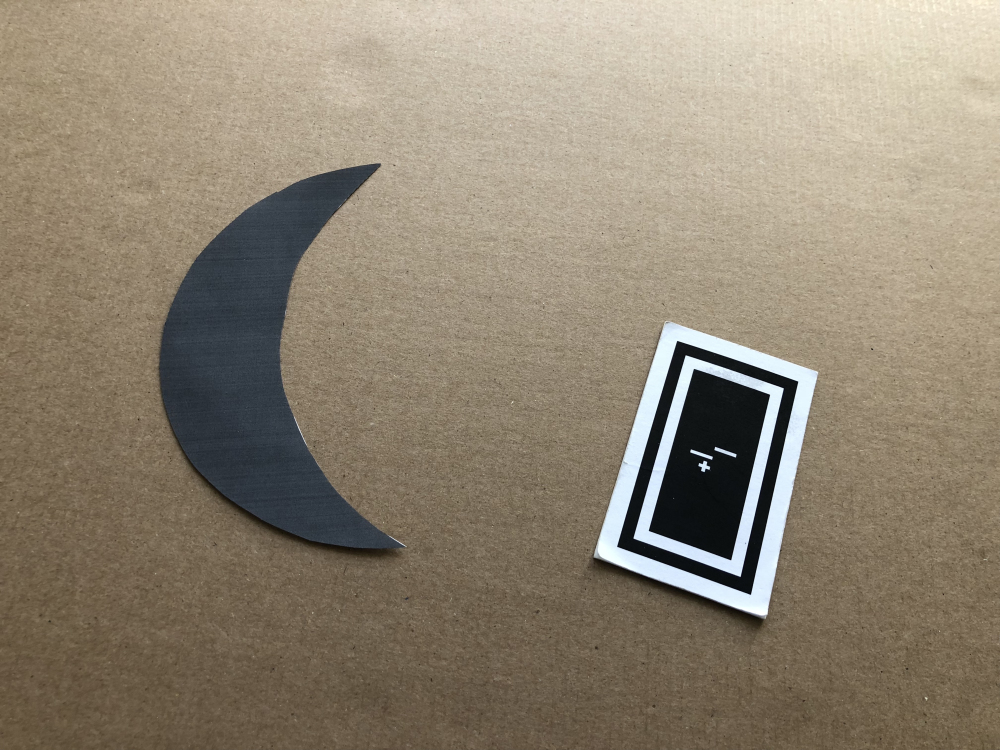
#> input picture crescent.png, 1000 x 750 px; the run also reads 1 picture not shown here
$ python contour.py   (older library calls are emulated)
#> lines starting #> are read from the running program, lines starting #| are printed output that depends on the picture; after the words box and inside, x2 and y2 are one past the last pixel; in counts of white or black regions, pixels touching at a corner belong together; long printed decimals are rounded
import cv2

# read image and pre-processing
image = cv2.imread("./crescent.png")
#> image is the input picture: shape (750, 1000, 3); mean B, G, R 114.4, 132.2, 143.4
gray = cv2.cvtColor(image, cv2.COLOR_BGR2GRAY)
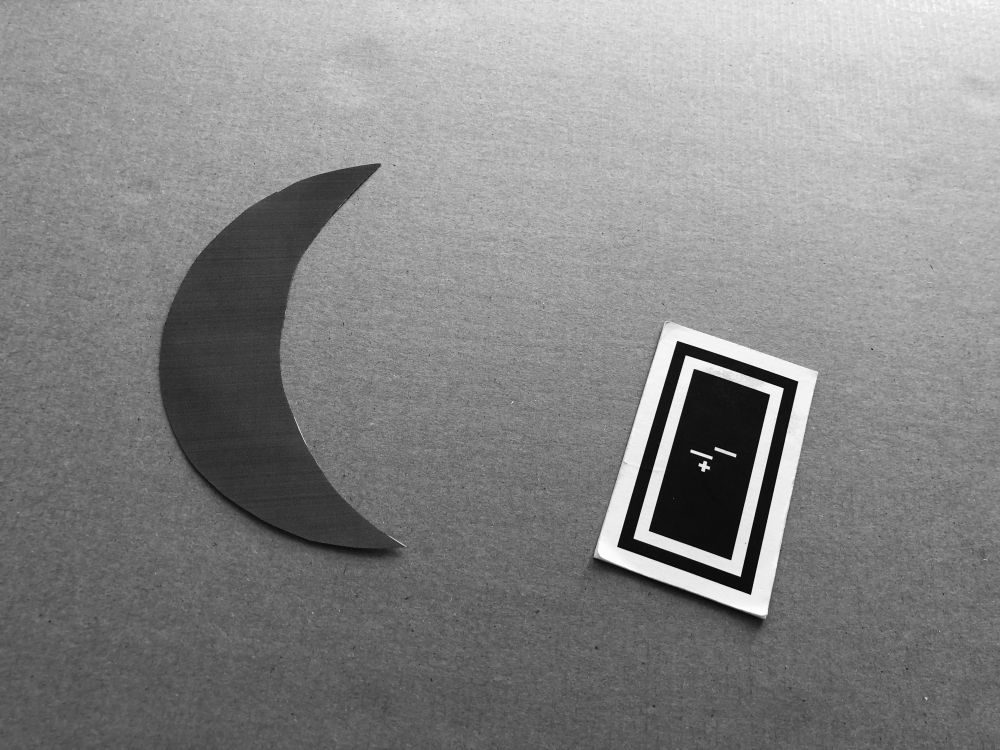
#> gray: shape (750, 1000); min 7, max 255, mean 133.5
blurred = cv2.medianBlur(gray, 5)
edges = cv2.Canny(blurred, 100, 200)
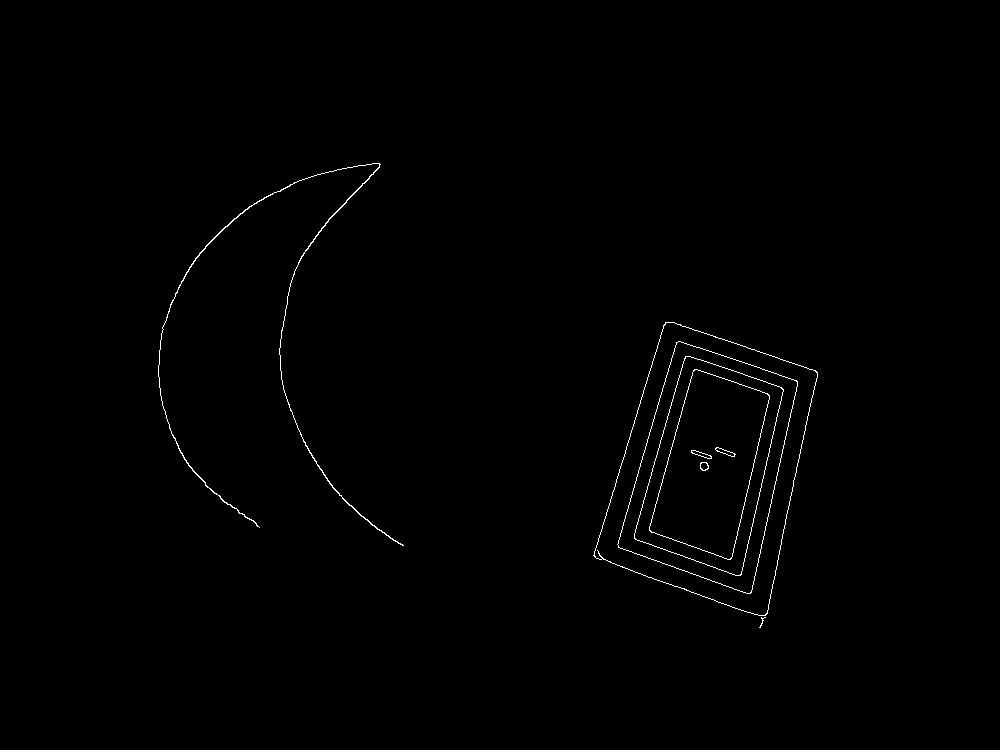
#> edges: shape (750, 1000); 0.52% white in thin lines or dots, all inside (x1, y1, x2, y2) = (158, 163, 818, 628)
cv2.imshow("edges detection", edges)
_, binary = cv2.threshold(edges, 127, 255, 0)
w, h, c = image.shape
#> w = 750; h = 1000; c = 3

# contours detection
_, contours, hierarchy = cv2.findContours(binary, cv2.RETR_TREE, cv2.CHAIN_APPROX_NONE)
#> contours = 16 contours, 1 with area under 20; largest, box (x1, y1, x2, y2) and area: (593, 322, 818, 616) 42690, (594, 322, 818, 616) 42669, (617, 341, 798, 594) 29167, (617, 341, 798, 594) 29163, (634, 356, 784, 576) 20852
res = cv2.imread("./blank.png")
res = cv2.resize(res, (h, w))
#> res: shape (750, 1000, 3); every value is 255

print(len(contours))
#| 16
for i in range(len(contours)):
    area = cv2.contourArea(contours[i])
    perimeter = cv2.arcLength(contours[i], True)
    print('area=', area, 'perimeter', perimeter)
#> this loop made 16 passes
#> (area, perimeter) on passes 2 to 13: (42690, 897.8), (42669, 914.7), (29167, 750.4), (29163, 748), (20852, 639.9), (20845, 637.6), (14197.5, 538.6), (14189.5, 536.2), (55.5, 27.9), (46.5, 25.56), (64, 48.97), (60, 46.63)
#| area= 5.0 perimeter 30.971
#| area= 42690.0 perimeter 897.754
#| area= 42669.0 perimeter 914.725
#| area= 29167.0 perimeter 750.357
#| area= 29163.0 perimeter 748.014
#| area= 20852.0 perimeter 639.931
#| area= 20845.0 perimeter 637.588
#| area= 14197.5 perimeter 538.576
#> (further printed lines are left out)

# plot contours
cv2.drawContours(res, contours, -1, (0, 0, 0), 3)
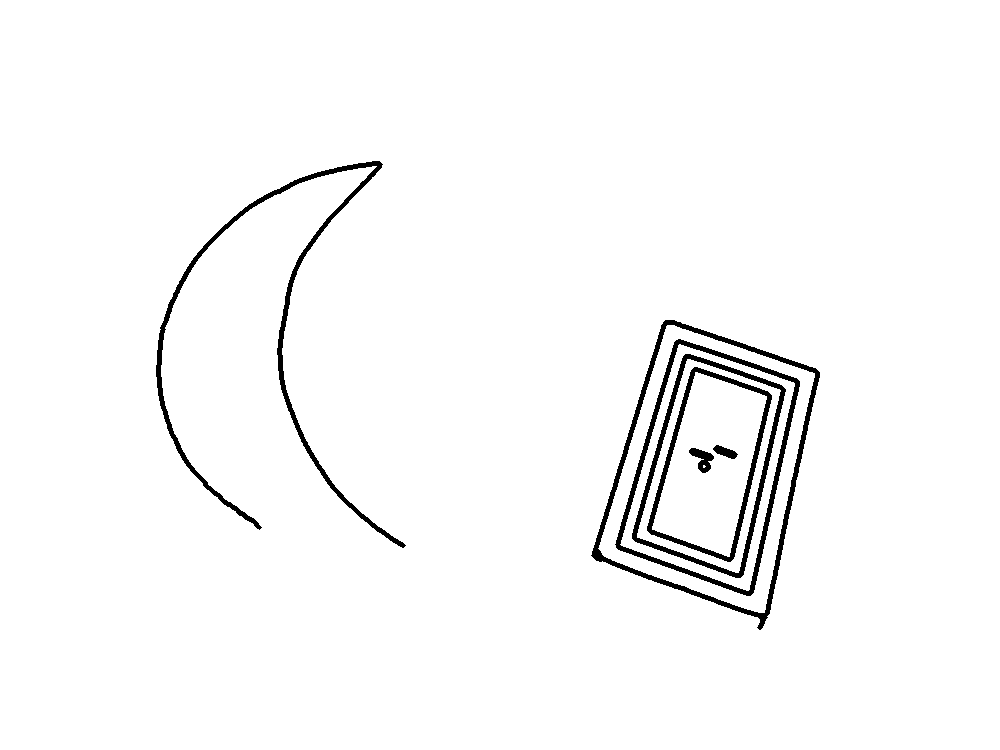
#> res: shape (750, 1000, 3); 97.6% white; 7 black regions, largest, box (x1, y1, x2, y2) and area: (156, 161, 406, 548) 4678, (591, 320, 820, 630) 4103, (615, 339, 800, 596) 3344
cv2.imshow("contours", res)
cv2.waitKey(0)
